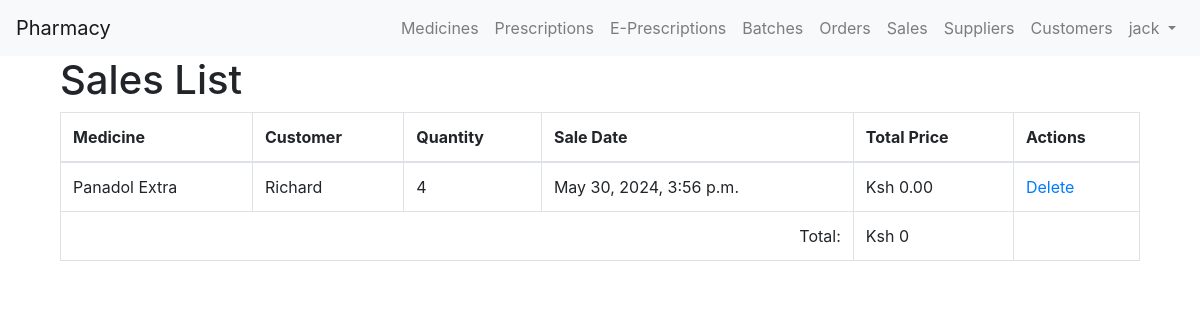
/sales/ (signed in), run on an earlier commit of the app's database.
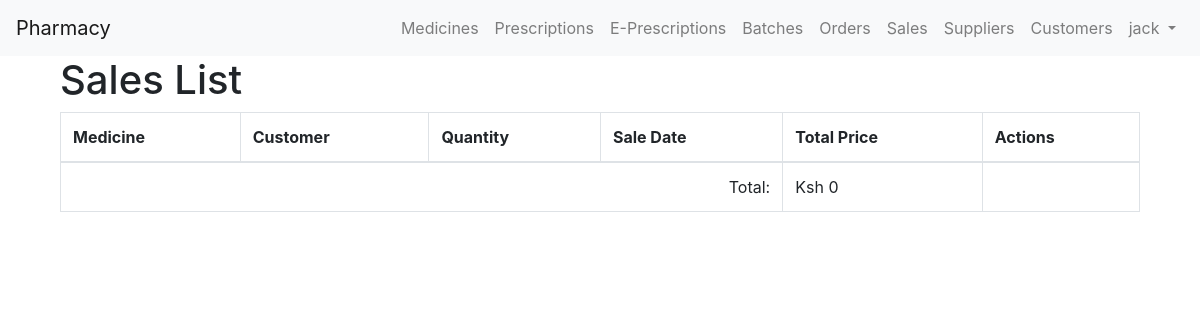
And on a later commit of the database.
### chemistApi/models.py (models this page shows, shortened)
class Sale(models.Model):
    customer = models.ForeignKey(Customer, on_delete=models.SET_NULL, null=True, blank=True, default=None)
    medicine = models.ForeignKey(Medicine, on_delete=models.CASCADE)
    quantity = models.IntegerField()
    sale_date = models.DateTimeField(auto_now_add=True)
    prescription = models.ForeignKey(Prescription, on_delete=models.CASCADE)
    total_price = models.DecimalField(max_digits=10, decimal_places=2, editable=False, default=0)

class Medicine(models.Model):
    name = models.CharField(max_length=255)
    supplier = models.ForeignKey(Supplier, on_delete=models.CASCADE)
    description = models.TextField(default='No description provided')
    price = models.DecimalField(max_digits=10, decimal_places=2, default=0)

class Customer(models.Model):
    name = models.CharField(max_length=255)
    contact = models.CharField(max_length=20, unique=True)

### chemistApi/views.py (the view)
# urls.py: path('sales/', views.sale_list, name='sale_list'),
def sale_list(request):
    sales = Sale.objects.all()
    return render(request, 'sale_list.html', {'sales': sales})#

### chemistApi/templates/sale_list.html (shortened to what this page needs)
{% extends "base.html" %}
{% block content %}
<div class="container">
  <h1>Sales List</h1>
  <table class="table table-bordered">
    <thead>
      <tr>
        <th>Medicine</th>
        <th>Customer</th>
        <th>Quantity</th>
        <th>Sale Date</th>
        <th>Total Price </th>
        {% if user.is_superuser%}
        <th>Actions</th>
        {%endif%}
      </tr>
    </thead>
    <tbody>
      {% for sale in sales %}
      <tr>
        <td>{{ sale.medicine.name }}</td>
        <td>{{ sale.customer.name }}</td>
        <td>{{ sale.quantity }}</td>
        <td>{{ sale.sale_date }}</td>
        <td>Ksh {{ sale.total_price }}</td>
        <td>
          {% if user.is_superuser %}
          <a href="{% url 'sale_delete' sale.pk %}">Delete</a>
          {% endif %}
        </td>
      </tr>
      {% endfor %}
       <tr>
      <td colspan="4" style="text-align: right;">Total:</td>
      <td>{% with sales_total=0 %}
  Ksh {{ sales_total }}
{% endwith %}
      </td>
    </tr>
    </tbody>
  </table>
  </div>
{% endblock %}

What changed in the data, as far as the page shows it:
removed Sale: medicine.name "Panadol Extra", customer.name "Richard", quantity "4", sale_date "May 30, 2024, 3:56 p.m.", total_price "0.00"
